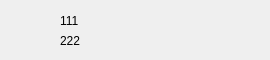
<?xml version="1.0" encoding="UTF-8"?>
<ui version="4.0">
 <class>UserItem</class>
 <widget class="QWidget" name="UserItem">
  <property name="geometry">
   <rect>
    <x>0</x>
    <y>0</y>
    <width>270</width>
    <height>60</height>
   </rect>
  </property>
  <property name="minimumSize">
   <size>
    <width>260</width>
    <height>60</height>
   </size>
  </property>
  <property name="windowTitle">
   <string>Form</string>
  </property>
  <widget class="QPushButton" name="pb_icon">
   <property name="geometry">
    <rect>
     <x>10</x>
     <y>10</y>
     <width>40</width>
     <height>40</height>
    </rect>
   </property>
   <property name="text">
    <string/>
   </property>
   <property name="iconSize">
    <size>
     <width>40</width>
     <height>40</height>
    </size>
   </property>
   <property name="flat">
    <bool>true</bool>
   </property>
  </widget>
  <widget class="QLabel" name="lb_name">
   <property name="geometry">
    <rect>
     <x>60</x>
     <y>10</y>
     <width>201</width>
     <height>22</height>
    </rect>
   </property>
   <property name="text">
    <string>111</string>
   </property>
  </widget>
  <widget class="QLabel" name="lb_feeling">
   <property name="geometry">
    <rect>
     <x>60</x>
     <y>30</y>
     <width>201</width>
     <height>22</height>
    </rect>
   </property>
   <property name="text">
    <string>222</string>
   </property>
  </widget>
 </widget>
 <resources/>
 <connections/>
</ui>
